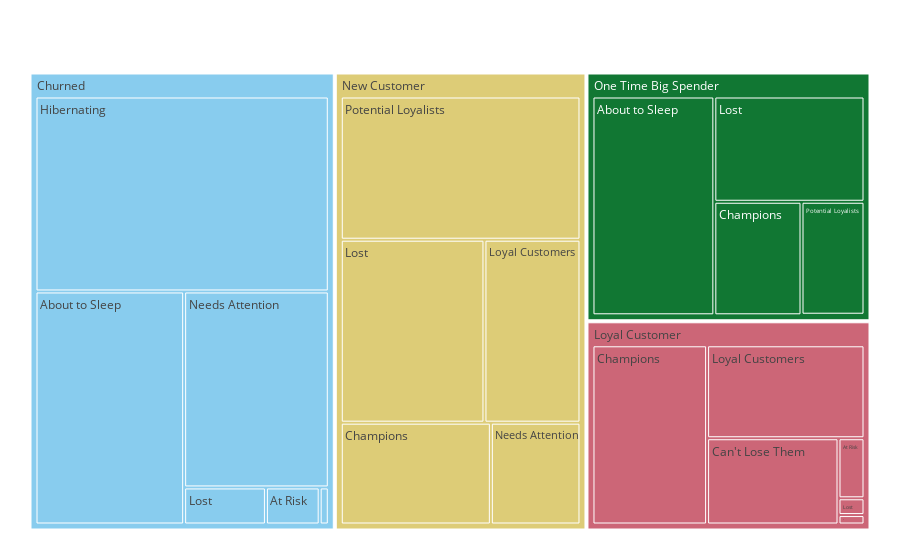

The notebook cell this image was saved under:
### Code cell
# Construct the treemap
fig = px.treemap(
    rfm_cluster_counts,
    path=['segment','rfm_segment'],
    values='count',
    color='segment',
    color_discrete_sequence=px.colors.qualitative.Safe  # colorblind friendly
)

fig.update_layout(margin=dict(t=50, l=25, r=25, b=25))
fig.show()

### Figure 1 — Plotly figure (JSON) as saved in the notebook; plotly's stock layout.template omitted (floating-point values rounded to 4 significant figures)
{"data": [{"branchvalues": "total", "customdata": [["Churned"], ["Churned"], ["Churned"], ["Churned"], ["Churned"], ["Churned"], ["Churned"], ["Loyal Customer"], ["Loyal Customer"], ["Loyal Customer"], ["Loyal Customer"], ["Loyal Customer"], ["Loyal Customer"], ["Loyal Customer"], ["New Customer"], ["New Customer"], ["New Customer"], ["New Customer"], ["New Customer"], ["New Customer"], ["One Time Big Spender"], ["One Time Big Spender"], ["One Time Big Spender"], ["One Time Big Spender"], ["One Time Big Spender"], ["One Time Big Spender"], ["One Time Big Spender"]], "domain": {"x": [0, 1], "y": [0, 1]}, "hovertemplate": "labels=%{label}<br>count=%{value}<br>parent=%{parent}<br>id=%{id}<br>segment=%{customdata[0]}<extra></extra>", "ids": ["Churned/Hibernating", "Churned/Needs Attention", "Churned/Lost", "Churned/Can't Lose Them", "Churned/At Risk", "Churned/About to Sleep", "Churned", "Loyal Customer/Loyal Customers", "Loyal Customer/Lost", "Loyal Customer/Champions", "Loyal Customer/Potential Loyalists", "Loyal Customer/Can't Lose Them", "Loyal Customer/At Risk", "Loyal Customer", "New Customer/Champions", "New Customer/Lost", "New Customer/Loyal Customers", "New Customer/Potential Loyalists", "New Customer/Needs Attention", "New Customer", "One Time Big Spender/Can't Lose Them", "One Time Big Spender/Needs Attention", "One Time Big Spender/Potential Loyalists", "One Time Big Spender/About to Sleep", "One Time Big Spender/Lost", "One Time Big Spender/Champions", "One Time Big Spender"], "labels": ["Hibernating", "Needs Attention", "Lost", "Can't Lose Them", "At Risk", "About to Sleep", "Churned", "Loyal Customers", "Lost", "Champions", "Potential Loyalists", "Can't Lose Them", "At Risk", "Loyal Customer", "Champions", "Lost", "Loyal Customers", "Potential Loyalists", "Needs Attention", "New Customer", "Can't Lose Them", "Needs Attention", "Potential Loyalists", "About to Sleep", "Lost", "Champions", "One Time Big Spender"], "marker": {"colors": ["rgb(136, 204, 238)", "rgb(136, 204, 238)", "rgb(136, 204, 238)", "rgb(136, 204, 238)", "rgb(136, 204, 238)", "rgb(136, 204, 238)", "rgb(136, 204, 238)", "rgb(204, 102, 119)", "rgb(204, 102, 119)", "rgb(204, 102, 119)", "rgb(204, 102, 119)", "rgb(204, 102, 119)", "rgb(204, 102, 119)", "rgb(204, 102, 119)", "rgb(221, 204, 119)", "rgb(221, 204, 119)", "rgb(221, 204, 119)", "rgb(221, 204, 119)", "rgb(221, 204, 119)", "rgb(221, 204, 119)", "rgb(17, 119, 51)", "rgb(17, 119, 51)", "rgb(17, 119, 51)", "rgb(17, 119, 51)", "rgb(17, 119, 51)", "rgb(17, 119, 51)", "rgb(17, 119, 51)"]}, "name": "", "parents": ["Churned", "Churned", "Churned", "Churned", "Churned", "Churned", "", "Loyal Customer", "Loyal Customer", "Loyal Customer", "Loyal Customer", "Loyal Customer", "Loyal Customer", "", "New Customer", "New Customer", "New Customer", "New Customer", "New Customer", "", "One Time Big Spender", "One Time Big Spender", "One Time Big Spender", "One Time Big Spender", "One Time Big Spender", "One Time Big Spender", ""], "type": "treemap", "values": [302300.0, 149900.0, 16030.0, 1786.0, 10540.0, 183200.0, 663700.0, 84660.0, 2520.0, 118800.0, 1420.0, 65600.0, 9031.0, 282100.0, 81500.0, 140200.0, 93720.0, 183100.0, 48680.0, 547200.0, 148.0, 48.0, 40110.0, 150300.0, 89080.0, 55770.0, 335400.0]}], "layout": {"legend": {"tracegroupgap": 0}, "margin": {"b": 25, "l": 25, "r": 25, "t": 50}, "treemapcolorway": ["rgb(136, 204, 238)", "rgb(204, 102, 119)", "rgb(221, 204, 119)", "rgb(17, 119, 51)", "rgb(51, 34, 136)", "rgb(170, 68, 153)", "rgb(68, 170, 153)", "rgb(153, 153, 51)", "rgb(136, 34, 85)", "rgb(102, 17, 0)", "rgb(136, 136, 136)"]}}
